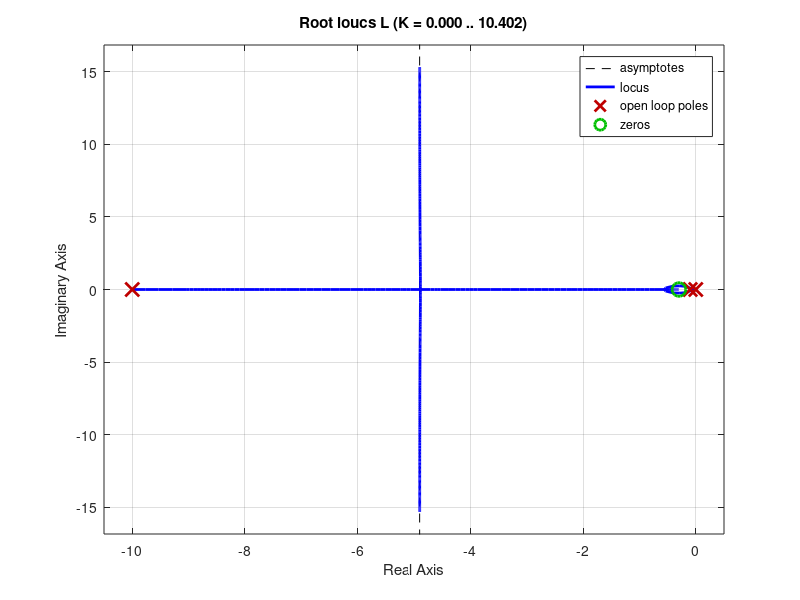
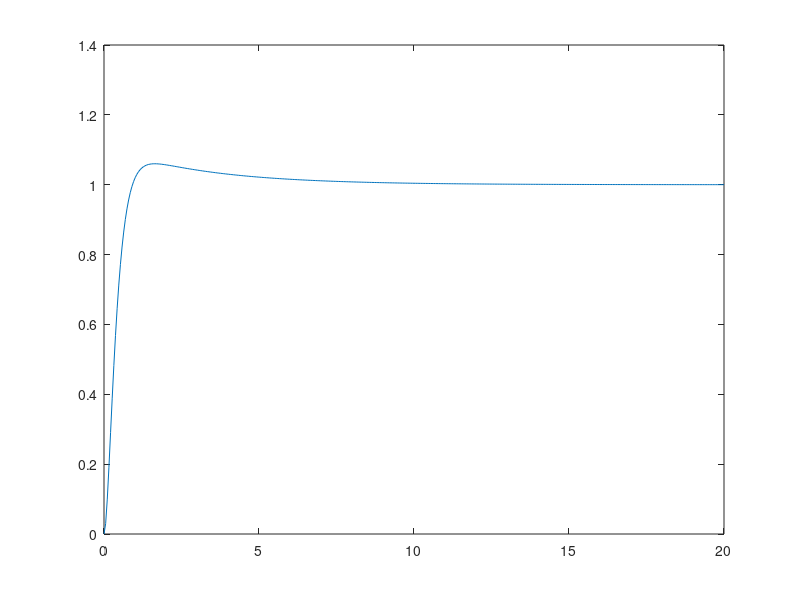

The MATLAB source for these figures, in order: (Note: this script raises an error after producing the figures.)
%%This is the script I used to design my classical PI controller.
%%It plots the root locus and the step response.
%%It prints the various models (plant, controller, open loop and close loop system) and the step response data.

clc
clear
close all

%% Initialising parameters
c=0.3;          %%This is a parameter value - to be changed

pole1=0.1;
pole2=10;
%% Finished with the parameters


%% Studying the actual system, using the root locus in order to pick a kp gain
plant=zpk( [], [-pole1, -pole2], 25)
controller=zpk( [-c], [0], 1)
L=controller*plant
title1=sprintf("Root Locus for c=%d",c);         %The title of the following Figure
figure("Name",title1)
rlocus(L)
Kp=1;       %Chosen by the root locus plot
%% Finished with the root locus and finished designing the controller (kp,c)

%% Getting the closed loop system and checking whether the specs are satisfied
open_loop=Kp*L
closed_loop=feedback(open_loop, 1, -1)
[response, moments]=step(closed_loop);
title2=sprintf("The step response for c=%d and kp=%d",c,Kp);
figure("Name",title2)
plot(moments,response)
fprintf("\n\nThe results from the step response are:\n")
stepinfo(closed_loop)
%% Finished with the step response and the relevant data
